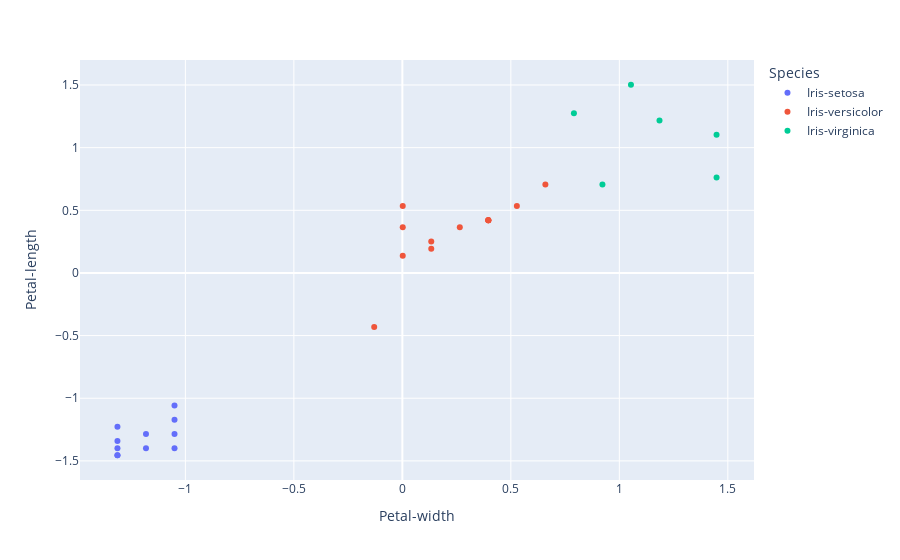

Notebook source saved alongside this figure:
### Markdown cell above
## Datos del dataset

### Code cell
predicted_data = pd.DataFrame()

predicted_data['Sepal-length'] = X_validation[:, 0]
predicted_data['Sepal-width'] = X_validation[:, 1]
predicted_data['Petal-length'] = X_validation[:, 2]
predicted_data['Petal-width'] = X_validation[:, 3]
predicted_data['Species'] = Y_validation

import plotly.express as px

predicted_data["Species"] = predicted_data["Species"].astype("category")

fig = px.scatter(
  predicted_data, 
  x = "Petal-width", 
  y = "Petal-length", 
  color = "Species",
)

fig.show()

### Figure 1 — Plotly figure (JSON) as saved in the notebook; plotly's stock layout.template omitted (floating-point values rounded to 4 significant figures)
{"data": [{"hovertemplate": "Species=Iris-setosa<br>Petal-width=%{x}<br>Petal-length=%{y}<extra></extra>", "legendgroup": "Iris-setosa", "marker": {"color": "#636efa", "symbol": "circle"}, "mode": "markers", "name": "Iris-setosa", "orientation": "v", "showlegend": true, "type": "scatter", "x": [-1.313, -1.05, -1.05, -1.313, -1.05, -1.313, -1.05, -1.313, -1.182, -1.313, -1.182], "xaxis": "x", "y": [-1.455, -1.398, -1.057, -1.228, -1.171, -1.398, -1.284, -1.455, -1.398, -1.341, -1.284], "yaxis": "y"}, {"hovertemplate": "Species=Iris-versicolor<br>Petal-width=%{x}<br>Petal-length=%{y}<extra></extra>", "legendgroup": "Iris-versicolor", "marker": {"color": "#EF553B", "symbol": "circle"}, "mode": "markers", "name": "Iris-versicolor", "orientation": "v", "showlegend": true, "type": "scatter", "x": [-0.1297, 0.2647, 0.5276, 0.1332, 0.3962, 0.3962, 0.001753, 0.3962, 0.001753, 0.3962, 0.6591, 0.1332, 0.001753], "xaxis": "x", "y": [-0.4314, 0.3647, 0.5353, 0.251, 0.4216, 0.4216, 0.1372, 0.4216, 0.3647, 0.4216, 0.7059, 0.1941, 0.5353], "yaxis": "y"}, {"hovertemplate": "Species=Iris-virginica<br>Petal-width=%{x}<br>Petal-length=%{y}<extra></extra>", "legendgroup": "Iris-virginica", "marker": {"color": "#00cc96", "symbol": "circle"}, "mode": "markers", "name": "Iris-virginica", "orientation": "v", "showlegend": true, "type": "scatter", "x": [1.054, 1.448, 1.448, 1.185, 0.7906, 0.9221], "xaxis": "x", "y": [1.502, 0.7628, 1.104, 1.218, 1.275, 0.7059], "yaxis": "y"}], "layout": {"legend": {"title": {"text": "Species"}, "tracegroupgap": 0}, "margin": {"t": 60}, "xaxis": {"anchor": "y", "domain": [0, 1], "title": {"text": "Petal-width"}}, "yaxis": {"anchor": "x", "domain": [0, 1], "title": {"text": "Petal-length"}}}}
